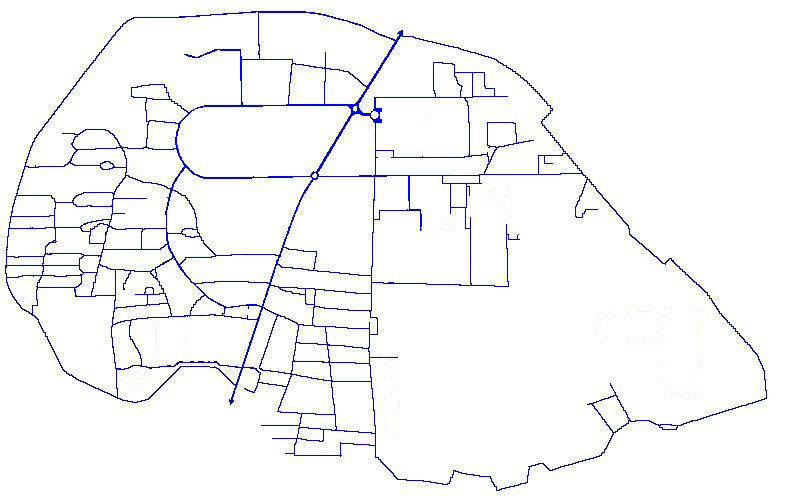
#> input picture map_final.jpg, 800 x 500 px
$ python graph_making.py
#> lines starting #> are read from the running program, lines starting #| are printed output that depends on the picture
import cv2
import numpy as np
import matplotlib.pyplot as plt

img = cv2.imread("map_final.jpg")
#> img is the input picture: shape (500, 800, 3); mean B, G, R 249.2, 246.5, 246.2

x_coords = []
y_coords = []

y = 0
for i in img:
    x = 0
    for j in i:
        if j[1]<100 and j[2]<100:
            x_coords.append(x)
            y_coords.append(-y)
            #print(x," and ",y)
        x = x + 1
    y = y + 1
#> after the loop, x_coords = 12251 values, max 766 at index 10851, min 5 at index 7073, mean 295.9; y = 500; y_coords = 12251 values, max -11 at index 0, min -490 at index 12247, mean -234.3

plt.plot(x_coords, y_coords, marker = 'o', markersize = 1, linestyle = '')
plt.xlabel("x-axis")
plt.ylabel("y-axis")
plt.title("Graphy")
plt.grid(True)

plt.show()
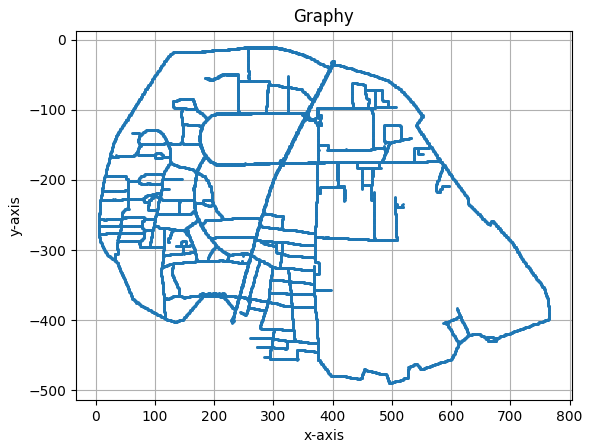
#> figure drawn by matplotlib, 1 panel
